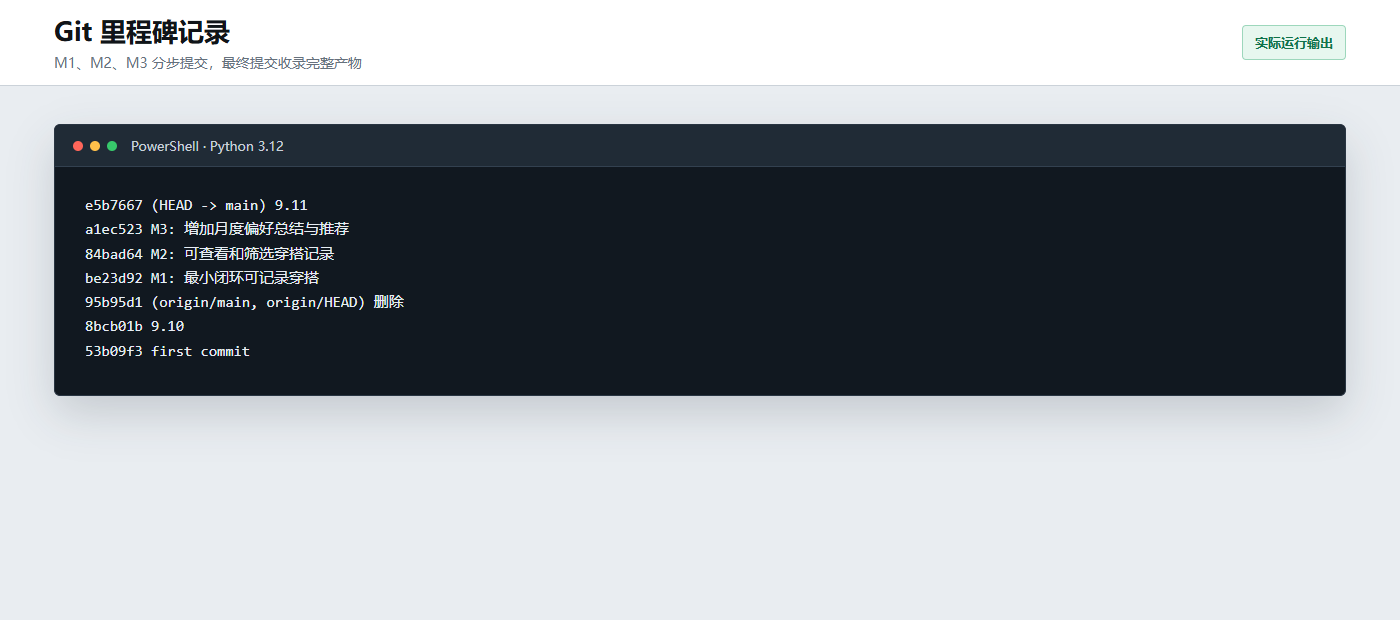
#> input picture 9.11/第二次课实验2/已完成/截图/Git-里程碑提交记录.png, 1400 x 620 px; its folder holds 7 pictures in this run
$ python build_final_summary.py
#> lines starting #> are read from the running program, lines starting #| are printed output that depends on the picture
from __future__ import annotations

from pathlib import Path

from PIL import Image
from docx import Document
from docx.enum.section import WD_SECTION_START
from docx.enum.table import WD_CELL_VERTICAL_ALIGNMENT, WD_TABLE_ALIGNMENT
from docx.enum.text import WD_ALIGN_PARAGRAPH, WD_BREAK, WD_LINE_SPACING
from docx.oxml import OxmlElement
from docx.oxml.ns import qn
from docx.shared import Cm, Pt, RGBColor


ROOT = Path(__file__).resolve().parent
SHOT_DIR = ROOT / "截图"
DOC_SHOT_DIR = SHOT_DIR / "文档用"
OUTPUT = ROOT / "第2次课实验最终总结.docx"

NAVY = "142331"
INK = "17212B"
TEAL = "0B7A75"
GREEN = "16A36A"
LIME = "D9FF35"
LIGHT = "F2F5F7"
MID = "D7DEE4"
MUTED = "66717D"
WHITE = "FFFFFF"


# [261 lines left out: functions set_cell_shading, set_cell_margins, set_table_borders, set_repeat_header, prevent_row_split, set_run_font and 11 more, not called in this run]


def prepare_images() -> dict[str, Path]:
    DOC_SHOT_DIR.mkdir(parents=True, exist_ok=True)
    crop_bottom = {
        "实验2-M1M2记录与筛选.png": 690,
        "实验2-M3月度总结与推荐.png": 755,
        "实验2-M4删除确认.png": 755,
        "实验2-自动测试通过.png": 555,
        "Git-里程碑提交记录.png": 470,
    }
    results = {}
    for source in SHOT_DIR.glob("*.png"):
        target = DOC_SHOT_DIR / source.name
        image = Image.open(source).convert("RGB")
#> image is the input picture: PIL image 1400x620 RGB; mean R, G, B 148.7, 153.8, 159.1
        if source.name in crop_bottom:
            image = image.crop((0, 0, image.width, min(crop_bottom[source.name], image.height)))
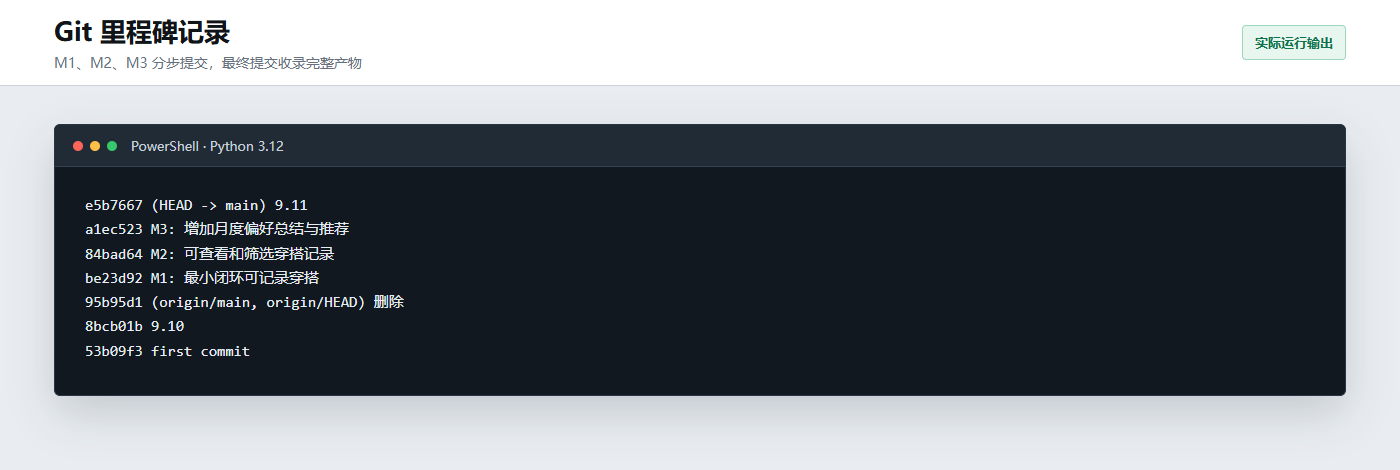
#> image: PIL image 1400x470 RGB; mean R, G, B 121.8, 127.2, 132.9
        image.save(target, quality=95)
        results[source.name] = target
    return results


def build_report() -> Path:
    images = prepare_images()
#> images = 7 items
    document = Document()
    configure_document(document)

    # Cover
    document.add_paragraph().paragraph_format.space_after = Pt(24)
    tag = document.add_paragraph()
    tag.alignment = WD_ALIGN_PARAGRAPH.CENTER
    add_text(tag, "V I B E   C O D I N G   T R A I N I N G", bold=True, color=TEAL, size=10)
    document.add_paragraph().paragraph_format.space_after = Pt(18)
    title = document.add_paragraph()
    title.alignment = WD_ALIGN_PARAGRAPH.CENTER
    title.paragraph_format.space_after = Pt(10)
    add_text(title, "第 2 次课实验最终总结", bold=True, color=NAVY, size=31)
    subtitle = document.add_paragraph()
    subtitle.alignment = WD_ALIGN_PARAGRAPH.CENTER
    subtitle.paragraph_format.space_after = Pt(22)
    add_text(subtitle, "从结构化提示词到个人穿搭记账本", bold=True, color=TEAL, size=17)

    band = document.add_table(rows=1, cols=1)
    band.alignment = WD_TABLE_ALIGNMENT.CENTER
    band.autofit = False
    band.columns[0].width = Cm(13.5)
    set_table_borders(band, LIME, 0)
    cell = band.cell(0, 0)
    set_cell_shading(cell, LIME)
    set_cell_margins(cell, 180, 260, 180, 260)
    p = cell.paragraphs[0]
    p.alignment = WD_ALIGN_PARAGRAPH.CENTER
    add_text(p, "提示词对比实验  +  穿搭记账本 M1～M4", bold=True, color=NAVY, size=12)

    document.add_paragraph().paragraph_format.space_after = Pt(64)
    meta = add_table(
        document,
        ["课程", "模块", "实验日期"],
        [["AI 应用开发实训", "模块一 · 第 2 次课", "2026 年 9 月 11 日"]],
        [5.6, 5.6, 5.6],
        9.3,
    )
    for cell in meta.rows[1].cells:
        cell.paragraphs[0].alignment = WD_ALIGN_PARAGRAPH.CENTER
    info = document.add_paragraph()
    info.alignment = WD_ALIGN_PARAGRAPH.CENTER
    info.paragraph_format.space_before = Pt(22)
    add_text(info, "姓名：________________    学号：________________    班级：________________", color=MUTED, size=10)
    document.add_paragraph().paragraph_format.space_after = Pt(40)
    quote = document.add_paragraph()
    quote.alignment = WD_ALIGN_PARAGRAPH.CENTER
    add_text(quote, "“先把目标说清楚，再把结果一步步做实。”", bold=True, color=NAVY, size=12)
    add_page_break(document)

    # Page 2
    add_section_heading(document, "01", "课程目标与产出总览", "依据两份最终版课程文档与当前可核验产物整理")
    add_body(document, "本次实操共 120 分钟。实验 1 用提示词对比验证“说清楚”的价值；实验 2 完整走过需求拆解、分步实现、行为验收和 Git 留痕。最终产物既包含可运行程序，也包含工作单、测试证据和本总结报告。")
    add_table(
        document,
        ["环节", "时间", "核心问题", "可核验产物", "完成情况"],
        [
            ["实验 1", "40 min", "结构化提示词是否让结果更贴近目标？", "《街头霸王 6》安利网页、桌面与手机截图、A/B 自评记录", "网页正常渲染；自评 2.0 → 4.5"],
            ["实验 2", "80 min", "如何把愿景拆成可验收的垂直切片？", "Python 穿搭记账本、JSON 数据、6 项自动测试、M1～M4 清单", "M1～M4 功能均通过验收"],
        ],
        [2.1, 1.6, 4.5, 5.4, 3.2],
        8.3,
    )
    document.add_heading("统一工作方法", level=2)
    workflow = document.add_table(rows=1, cols=5)
    workflow.alignment = WD_TABLE_ALIGNMENT.CENTER
    workflow.autofit = False
    set_table_borders(workflow, WHITE, 0)
    for index, text in enumerate(("明确任务", "补足上下文", "写验收标准", "逐里程碑实现", "测试并提交")):
        cell = workflow.cell(0, index)
        set_cell_shading(cell, LIME if index in (0, 2, 4) else LIGHT)
        set_cell_text(cell, f"{index + 1:02d}\n{text}", bold=True, color=NAVY, size=9, align=WD_ALIGN_PARAGRAPH.CENTER)
        cell.width = Cm(3.25)
    document.add_paragraph().paragraph_format.space_after = Pt(0)
    document.add_heading("最终交付清单", level=2)
    add_bullets(document, [
        "实验 1：响应式网页 index.html、样式与交互脚本、评测原文及 4 张视觉素材。",
        "实验 2：ledger.py、data.json、README、验收记录和 test_ledger.py。",
        "课程文档：操作文档最终版、实践素材最终版；工作单中的 M1～M4 均已填写并勾选。",
        "过程证据：7 张对应截图，覆盖页面、运行输出、自动测试和 Git 记录。",
    ], compact=True)
    add_callout(document, "本文只对现有文件、实际运行输出和 Git 历史作结论；演示数据、自评数据与正式个人数据分别标注。", "说明")
    add_page_break(document)

    # Page 3
    add_section_heading(document, "02", "实验 1 · 六件套提示词成果", "当前可核验作品：《街头霸王 6》论坛安利 / 评测网页")
    add_body(document, "六件套提示词从角色、任务、上下文、约束、示例和验收标准六个维度约束输出。最终网页以硬核玩家为受众，采用论坛式口吻组织“省流总结、核心亮点、劝退点、入坑指南”，并保留真实优缺点分析。")
    add_image(document, images["实验1-街霸6安利页面.png"], 16.7, "图 1  实验 1 桌面端首屏：品牌、主题、文章结构与真实游戏素材完整呈现")
    add_callout(document, "记录单中的 A/B 两组均为 1 轮；可用度自评由 2.0/5 提升至 4.5/5，提高 2.5 分。该分数属于实验自评，不等同于外部测评。", "记录结果")
    add_page_break(document)

    # Page 4
    add_section_heading(document, "03", "实验 1 · 质量验收", "重点检查内容结构、游戏语境与移动端可读性")
    layout = document.add_table(rows=1, cols=2)
    layout.alignment = WD_TABLE_ALIGNMENT.CENTER
    layout.autofit = False
    set_table_borders(layout, WHITE, 0)
    left, right = layout.rows[0].cells
    left.width = Cm(7.1)
    right.width = Cm(9.5)
    set_cell_margins(left, 0, 0, 0, 150)
    set_cell_margins(right, 0, 250, 0, 0)
    lp = left.paragraphs[0]
    lp.alignment = WD_ALIGN_PARAGRAPH.CENTER
    lp.add_run().add_picture(str(images["实验1-手机端页面.png"]), width=Cm(6.5))
    rp = right.paragraphs[0]
    add_text(rp, "验收观察", bold=True, color=NAVY, size=14)
    observations = [
        "结构完整：首屏明确给出主题和推荐结论，正文覆盖亮点、缺点与入坑路径。",
        "语言贴合受众：包含打击感、立回、确反、回滚网络码、资源管理等玩家术语。",
        "移动适配：390 × 844 视口无横向溢出，标题、导航和评分信息均可读。",
        "交互完整：提供深浅主题、摘要复制、读者路线切换、阅读进度和返回顶部。",
        "视觉素材真实：4 张图片均正常加载，内容与游戏主体一致。",
    ]
    for item in observations:
        p = right.add_paragraph()
        p.paragraph_format.left_indent = Cm(0.35)
        p.paragraph_format.first_line_indent = Cm(-0.28)
        p.paragraph_format.space_after = Pt(5)
        p.paragraph_format.line_spacing = 1.25
        add_text(p, "✓ ", bold=True, color=GREEN, size=10)
        add_text(p, item, size=9.8)
    add_caption(document, "图 2  390 × 844 手机端首屏；自动检查结果：无横向溢出")
    add_callout(document, "六件套的核心价值不是让页面“更长”，而是让内容形态、语气、必须包含的部分和验收方法在生成前就被共同约定。", "实验结论")
    add_body(document, "需要如实说明：操作文档设计的是两组“待办事项应用”对比，工作单保留了 A/B 自评数据；当前仓库中可直接核验的实验 1 成品则是自定义六件套任务生成的《街头霸王 6》网页，未发现两组待办成品截图。")
    add_page_break(document)

    # Page 5
    add_section_heading(document, "04", "实验 2 · 愿景与需求拆解", "把“穿搭记录与推荐”拆成四个可独立验收的垂直切片")
    add_callout(document, "我一个人随手在电脑上记录我今天的日常穿搭，月底对我的个人喜好进行总结，并为下一个月的穿搭做出推荐。", "一句话愿景", fill="ECF8F3", accent=GREEN)
    add_table(
        document,
        ["里程碑", "可用增量", "关键验收点", "状态"],
        [
            ["M1", "记录日期、单品、颜色、风格、场合、满意度和备注；保存到本地 JSON", "错误日期/评分重输；重启后数据仍在", "已通过"],
            ["M2", "查看全部记录；按月份、风格、颜色或场合筛选", "倒序展示字段完整；空数据与无匹配有提示", "已通过"],
            ["M3", "月度次数、平均满意度和偏好统计；生成下月 1～3 套建议", "结果可人工核对；无数据月份不崩溃", "已通过"],
            ["M4", "输入兜底、删除二次确认、损坏 JSON 备份", "取消删除保留；确认删除持久化；异常不崩溃", "已通过"],
        ],
        [1.4, 6.0, 7.0, 2.2],
        8.4,
    )
    document.add_heading("文件结构与数据流", level=2)
    add_callout(document, "终端输入  →  输入校验  →  内存中的记录列表  →  UTF-8 JSON 临时文件  →  原子替换 data.json", "数据流")
    add_bullets(document, [
        "应用只使用 Python 标准库，数据完全保存在本机，不依赖网络服务。",
        "保存时执行 flush / fsync，并用临时文件替换正式文件，降低中断造成的数据损坏风险。",
        "加载时逐条校验字段；JSON 损坏时先复制为 data.invalid-时间.json，再从空记录启动。",
        "推荐采用可解释规则：按完整搭配的平均满意度、出现次数和稳定顺序排序，选取前 1～3 套。",
    ], compact=True)
    add_page_break(document)

    # Page 6
    add_section_heading(document, "05", "实验 2 · M1 与 M2", "完成“记录—保存—重启读取—查看筛选”的最小闭环")
    add_image(document, images["实验2-M1M2记录与筛选.png"], 16.7, "图 3  三条验收用穿搭记录从 JSON 读取，并按 2026-09 筛选后倒序展示")
    add_table(
        document,
        ["验收项", "实际结果", "结论"],
        [
            ["记录完整性", "日期、上装、下装、鞋履、配色、风格、场合、满意度、备注均写入", "通过"],
            ["持久化", "保存后退出并重新运行，记录仍可读取", "通过"],
            ["筛选与排序", "支持月份/风格/颜色/场合；结果按日期倒序", "通过"],
            ["异常与空数据", "必要字段为空、错误选项和无匹配结果均给出中文提示", "通过"],
        ],
        [4.0, 10.2, 2.4],
        8.6,
    )
    add_callout(document, "图中三条记录是为验收构造的演示数据，保存在截图目录的 demo-data.json；正式 data.json 当前为空数组，不代表已经记录了真实整月生活数据。", "数据口径")
    add_page_break(document)

    # Page 7
    add_section_heading(document, "06", "实验 2 · M3 月度总结与推荐", "从可核对的历史记录中提取偏好，并给出下一月建议")
    add_image(document, images["实验2-M3月度总结与推荐.png"], 16.7, "图 4  2026 年 9 月偏好汇总与 2026 年 10 月规则推荐")
    add_table(
        document,
        ["统计维度", "验收结果"],
        [
            ["记录次数 / 平均满意度", "3 次 / 4.0 分"],
            ["风格 / 颜色", "休闲 2 次、通勤 1 次 / 白色 2 次、蓝色 1 次"],
            ["高频单品", "白T 2 次、牛仔裤 2 次、小白鞋 2 次"],
            ["下一月推荐", "按满意度 5.0、4.0、3.0 排出 3 套，并逐条说明依据"],
        ],
        [5.0, 11.6],
        8.8,
    )
    add_callout(document, "该功能是基于本月已穿完整搭配的可解释规则推荐：不会凭空生成新单品，也不是机器学习预测。数据越完整，月末总结越有参考价值。", "算法边界")
    add_page_break(document)

    # Page 8
    add_section_heading(document, "07", "实验 2 · M4 与质量验证", "删除需确认；自动测试覆盖关键数据路径")
    add_image(document, images["实验2-M4删除确认.png"], 16.3, "图 5  同一记录先取消、再确认删除；最终数据文件复查为空数组")
    add_image(document, images["实验2-自动测试通过.png"], 16.3, "图 6  6 项自动测试全部通过（实际运行输出统一排版）")
    add_body(document, "自动测试覆盖保存/读取、筛选与排序、月度汇总和推荐、空月份、取消/确认删除及损坏 JSON 备份；人工交互验收另覆盖日期错误、评分边界 1/5、超长备注、菜单乱输入和 2026-12 → 2027-01 跨年。")
    add_page_break(document)

    # Page 9
    add_section_heading(document, "08", "Git 留痕、复盘与结论", "以提交记录证明增量开发，以验收结果约束最终结论")
    add_image(document, images["Git-里程碑提交记录.png"], 16.5, "图 7  Git 记录：M1、M2、M3 独立提交，M4 与完整材料进入最终整合提交")
    add_table(
        document,
        ["提交", "内容", "说明"],
        [
            ["be23d92", "M1：最小闭环可记录穿搭", "独立里程碑"],
            ["84bad64", "M2：查看和筛选穿搭记录", "独立里程碑"],
            ["a1ec523", "M3：月度偏好总结与推荐", "独立里程碑"],
            ["e5b7667", "最终整合：M4、测试、说明、实验 1 与已填文档", "提交信息为“9.11”"],
        ],
        [3.0, 9.3, 4.3],
        8.5,
    )
    document.add_heading("复盘", level=2)
    add_bullets(document, [
        "结构化提示词先定义目标、边界和验收标准，显著减少“做出来但不是想要的”这种偏差。",
        "垂直切片让每一步都有完整可用结果；回归测试保证增加新功能时不破坏旧功能。",
        "本地 JSON、异常备份和删除确认把“能运行”提高到“可放心使用”；Git 让过程可追溯。",
        "仍可改进：以后应保存实验 1 两组原始提示词与原始截图；M4 应形成独立命名提交；真实使用后再评估偏好推荐。",
    ], compact=True)
    add_callout(document, "本次实验最终完成了从“把需求说清楚”到“把产品做完整、测清楚、留证据”的闭环。穿搭记账本达到课程 M4 优秀档功能要求；所有结论均能在代码、测试、截图或 Git 历史中找到对应依据。", "最终结论", fill="ECF8F3", accent=GREEN)

    document.save(OUTPUT)
    return OUTPUT


if __name__ == "__main__":
    print(build_report())
#> (the call stopped at in build_report, `document = Document()`: docx is not available in this run)
